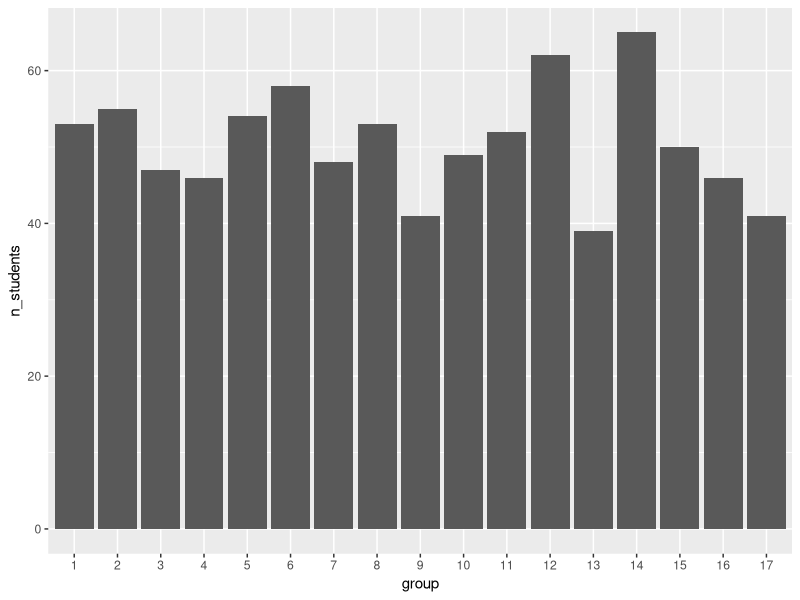
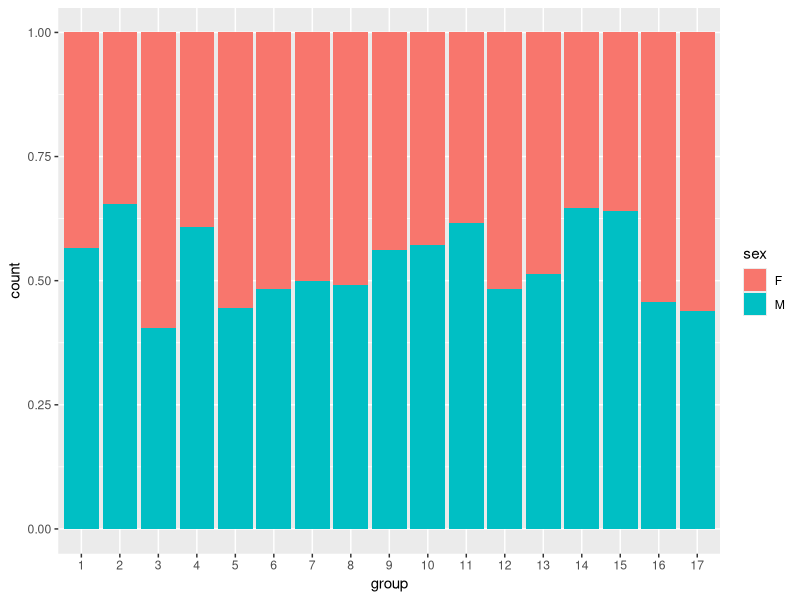
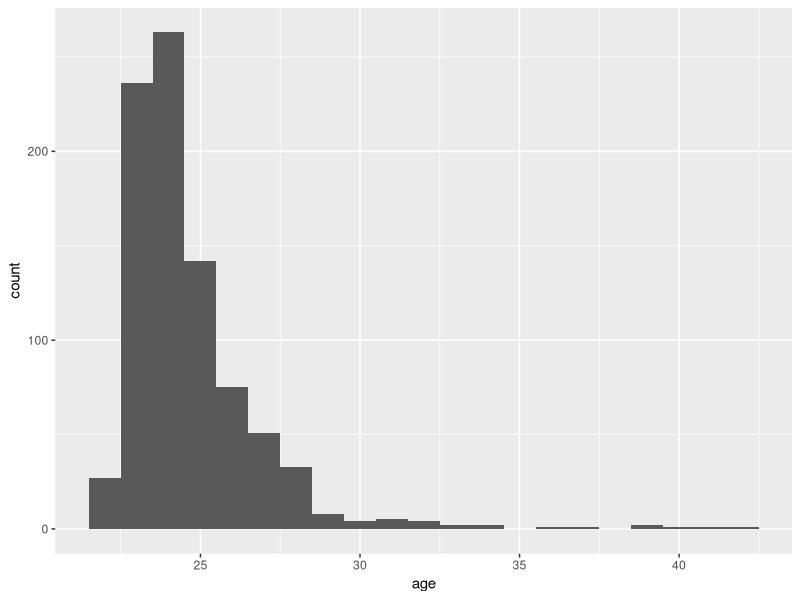
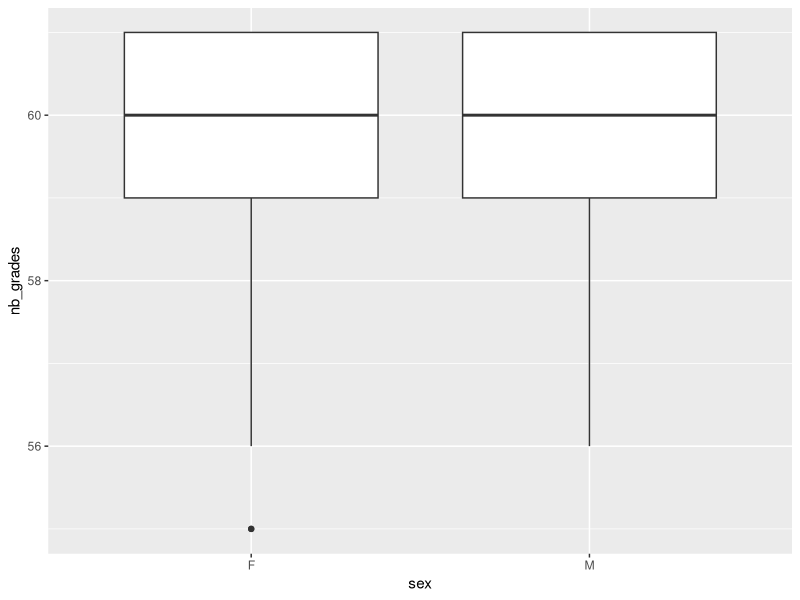
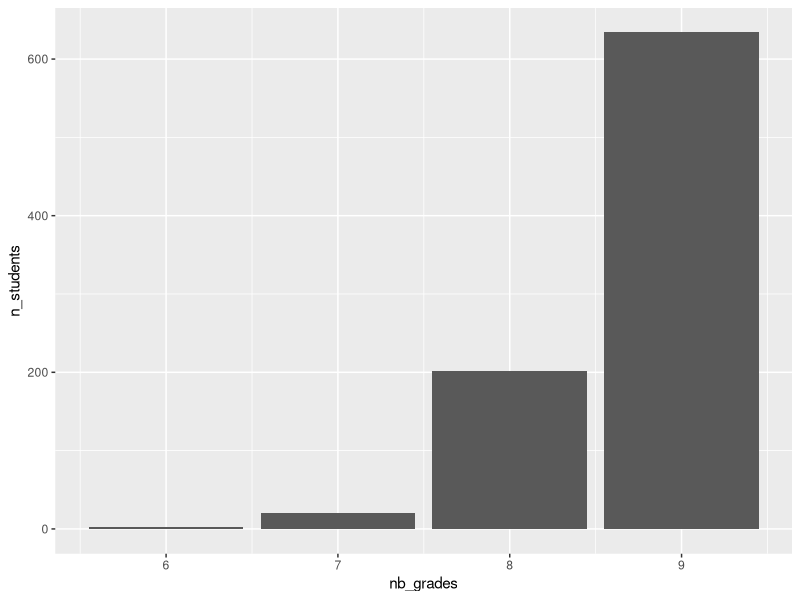
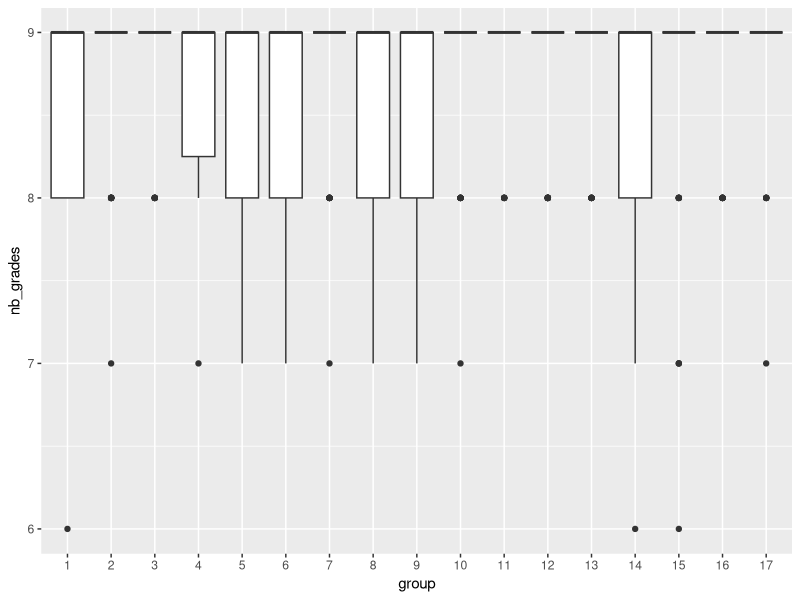
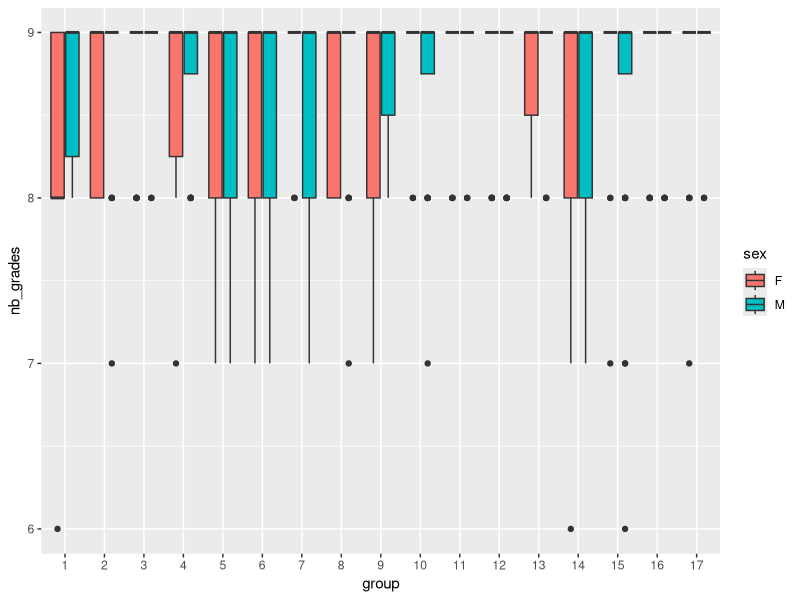

Reproduce these figures in R, in order.
## ---- chunk 1
library(readr)
library(dplyr)
library(knitr)
library(ggplot2)
library(lubridate)
library(tidyr)

## ---- chunk 2
courses <- read_csv("courses.csv")
## ---- chunk 3
courses %>%
  rename(
    "identifiant" = course_id,
    "semester" = semester,
    "number of exams" = nb_grades
  ) %>%
  arrange(`course`) %>%
  kable()
## ---- chunk 4
students <- read_csv("students.csv") %>%
  mutate(
    id = as.integer(id),
    group = factor(group),
    birth_date = as.Date(birth_date),
    sex = factor(sex)
  )

class(students$birth_date)
class(students$sex)

## ---- chunk 5
grades <- read_csv("grades.csv")
grades <- read_delim("grades.csv",
  delim = "|",
na = "_",
)

## ---- chunk 6
students %>%
  group_by(group) %>%
  summarise(n_students = n()) %>%
  ggplot(aes(x = group, y = n_students)) +
  geom_col()
## ---- chunk 7
students %>%
  ggplot(aes(x = group, fill = sex)) +
  geom_bar(position = "fill")
## ---- chunk 8
students <- students %>% 
  mutate(
    age = round(time_length(today() - birth_date, unit = "year"))
  )
## ---- chunk 9
students %>%
  ggplot(aes(x = age)) +
  geom_histogram(binwidth = 1)
## ---- chunk 10
age_group <- students %>%
  group_by(group) %>%
  summarise(median_age = median(age))

kable(age_group)
## ---- chunk 11
#? 
## ---- chunk 12

## ---- chunk 13
nb_grades_student <- grades %>%
  group_by(id) %>%                     
  summarise(nb_grades = n()) %>%
  left_join(students %>% select(id, sex), 
            by = "id") 

nb_grades_student %>%
  slice_head(n = 5) %>%
  knitr::kable()
## ---- chunk 14
nb_grades_student %>%
  ggplot(aes(x = sex, y = nb_grades)) +
  geom_boxplot()
## ---- chunk 15
herbal <- grades %>%
  filter(course_id == 2)


herbal_nb <- herbal %>%
  group_by(id) %>%
  summarise(nb_grades = sum(!is.na(grade)))

herbal_nb <- herbal_nb %>%
  left_join(students %>% select(id, group, sex),
            by = "id")

herbal_nb %>%
  slice_head(n = 5) %>%
  knitr::kable()
## ---- chunk 16
herbal_dist <- herbal_nb %>%
  group_by(nb_grades) %>%
  summarise(n_students = n())

herbal_dist %>%
  ggplot(aes(x = nb_grades, y = n_students)) +
  geom_col()
## ---- chunk 17
herbal_nb %>%
  ggplot(aes(x = group, y = nb_grades)) +
  geom_boxplot()
## ---- chunk 18
herbal_nb %>%
  ggplot(aes(x = group, y = nb_grades, fill = sex)) +
  geom_boxplot()
## ---- chunk 19
avg_per_course <- grades %>%
  group_by(id, course_id) %>%
  summarise(avg_grade = mean(grade, na.rm = TRUE))

avg_per_course <- avg_per_course %>%
  left_join(students %>% select(id, group), by = "id")


avg_per_course <- avg_per_course %>%
  left_join(courses %>% select(course_id, `course`),
            by = c("course_id" = "course_id"))

wide_avg <- avg_per_course %>%
  mutate(avg_grade = round(avg_grade, 2)) %>%   # <-- arrondi ici
  select(id, group, `course`, avg_grade) %>%
  pivot_wider(
    names_from = `course`,
    values_from = avg_grade
  )


wide_avg %>%
  select(id, group,
         `Animal Lore and Totemism`,
         `Astronomy and Celestial Navigation`) %>%
  slice_head(n = 5) %>%
  knitr::kable()
## ---- chunk 20
